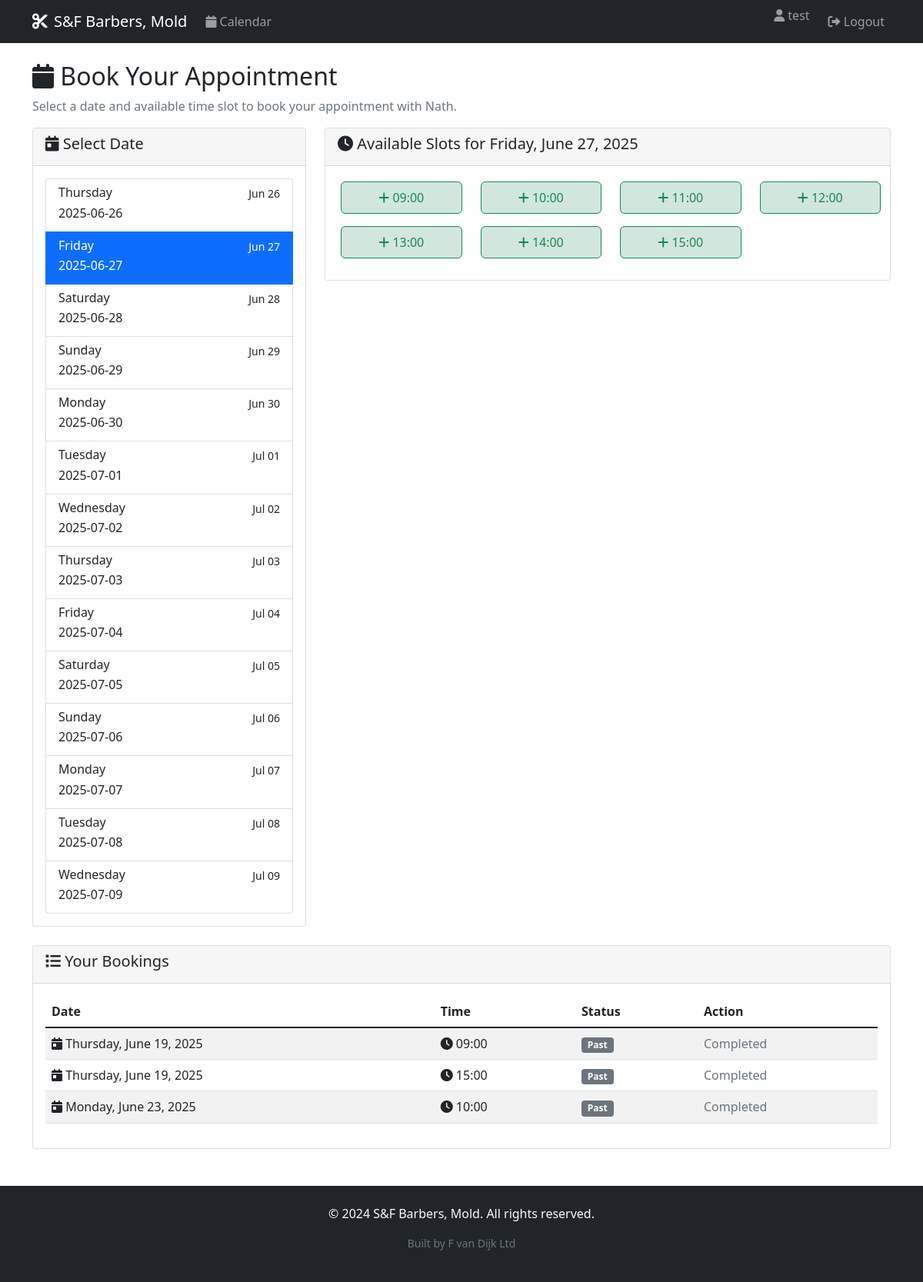
Screenshot of /calendar?date=2025-06-27 (signed in) with the database file from the repository.
### app.py (models this page shows)
class Booking(db.Model):
    id = db.Column(db.Integer, primary_key=True)
    user_id = db.Column(db.Integer, db.ForeignKey('user.id'), nullable=True)  # Nullable for guest bookings
    date = db.Column(db.Date, nullable=False)
    time_slot = db.Column(db.String(10), nullable=False)  # e.g., "09:00"
    guest_name = db.Column(db.String(100))  # For non-registered customers
    guest_phone = db.Column(db.String(20))  # For non-registered customers
    guest_email = db.Column(db.String(120))  # For non-registered customers
    admin_note = db.Column(db.String(200))  # Admin's private note
    is_guest_booking = db.Column(db.Boolean, default=False)
    is_paid = db.Column(db.Boolean, default=False)  # Track payment status
    created_at = db.Column(db.DateTime, default=datetime.utcnow)

### app.py (the view)
    def decorated_function(*args, **kwargs):
        if 'user_id' not in session:
            flash('Please log in to access this page.', 'warning')
            return redirect(url_for('login'))
        return f(*args, **kwargs)

### app.py (called while the page is built)
def get_available_slots(selected_date=None):
    if selected_date is None:
        selected_date = date.today()
    override = ScheduleOverride.query.filter_by(date=selected_date).first()
    if override:
        if not override.is_open:
            return []
        opening_hour = int(override.opening_time.split(':')[0])
        closing_hour = int(override.closing_time.split(':')[0])
    else:
        opening_hour = 9
        closing_hour = 16
    slots = []
    current_time = datetime.now()
    for hour in range(opening_hour, closing_hour):
        time_slot = f"{hour:02d}:00"
        if selected_date == date.today():
            slot_time = datetime.combine(selected_date, datetime.strptime(time_slot, '%H:%M').time())
            if slot_time <= current_time:
                continue  # Skip past time slots
        slots.append(time_slot)
    return slots

def get_schedule_info(selected_date):
    override = ScheduleOverride.query.filter_by(date=selected_date).first()
    if override:
        if not override.is_open:
            return {
                'is_open': False,
                'hours': None,
                'note': override.note or 'Closed',
                'is_custom': True
            }
        else:
            return {
                'is_open': True,
                'hours': f"{override.opening_time} - {override.closing_time}",
                'note': override.note,
                'is_custom': True
            }
    else:
        return {
            'is_open': True,
            'hours': '09:00 - 16:00',
            'note': None,
            'is_custom': False
        }

def get_booked_slots(selected_date):
    bookings = Booking.query.filter_by(date=selected_date).all()
    return [booking.time_slot for booking in bookings]

def is_admin():
    return session.get('is_admin', False)

def login_required(f):
    def decorated_function(*args, **kwargs):
        if 'user_id' not in session:
            flash('Please log in to access this page.', 'warning')
            return redirect(url_for('login'))
        return f(*args, **kwargs)
    decorated_function.__name__ = f.__name__
    return decorated_function

### templates/calendar.html (shortened to what this page needs)
{% extends "base.html" %}
{% block content %}
<div class="row">
    <div class="col-12">
        <h2><i class="fas fa-calendar"></i> Book Your Appointment</h2>
        <p class="text-muted">Select a date and available time slot to book your appointment with Nath.</p>
    </div>
</div>
<div class="row">
    <div class="col-md-4">
        <div class="card">
            <div class="card-header">
                <h5><i class="fas fa-calendar-day"></i> Select Date</h5>
            </div>
            <div class="card-body">
                <div class="list-group">
                    {% for date in dates %}
                        <a href="{{ url_for('calendar', date=date.strftime('%Y-%m-%d')) }}"
                           class="list-group-item list-group-item-action {{ 'active' if date == selected_date else '' }}">
                            <div class="d-flex w-100 justify-content-between">
                                <h6 class="mb-1">{{ date.strftime('%A') }}</h6>
                                <small>{{ date.strftime('%b %d') }}</small>
                            </div>
                            <p class="mb-1">{{ date.strftime('%Y-%m-%d') }}</p>
                        </a>
                    {% endfor %}
                </div>
            </div>
        </div>
    </div>
    <div class="col-md-8">
        <div class="card">
            <div class="card-header">
                <h5><i class="fas fa-clock"></i> Available Slots for {{ selected_date.strftime('%A, %B %d, %Y') }}</h5>
            </div>
            <div class="card-body">
                {% if not schedule_info.is_open %}
                    <div class="alert alert-danger text-center">
                        <i class="fas fa-store-slash fa-2x mb-2"></i>
                        <h5>Closed Today</h5>
                        <p class="mb-0">{{ schedule_info.note }}</p>
                    </div>
                {% elif available_slots %}
                    <div class="row">
                        {% for slot in available_slots %}
                            <div class="col-md-3 col-sm-4 col-6 mb-2">
                                {% if session.is_admin %}
                                    <a href="{{ url_for('admin_book_slot', date=selected_date.strftime('%Y-%m-%d'), time_slot=slot) }}"
                                       class="btn btn-outline-primary w-100 booking-slot available">
                                        <i class="fas fa-user-plus"></i> {{ slot }}
                                    </a>
                                {% else %}
                                    <form method="POST" action="{{ url_for('book') }}" style="display: inline;">
                                        <button type="submit" class="btn btn-outline-success w-100 booking-slot available">
                                            <i class="fas fa-plus"></i> {{ slot }}
                                        </button>
                                    </form>
                                {% endif %}
                            </div>
                        {% endfor %}
                    </div>
                {% else %}
                    <div class="alert alert-warning">
                        <i class="fas fa-exclamation-triangle"></i> No available slots for this date.
                    </div>
                {% endif %}
            </div>
        </div>
    </div>
</div>
{% if not session.is_admin and user_bookings %}
<div class="row mt-4">
    <div class="col-12">
        <div class="card">
            <div class="card-header">
                <h5><i class="fas fa-list"></i> Your Bookings</h5>
            </div>
            <div class="card-body">
                <div class="table-responsive">
                    <table class="table table-striped">
                        <thead>
                            <tr>
                                <th>Date</th>
                                <th>Time</th>
                                <th>Status</th>
                                <th>Action</th>
                            </tr>
                        </thead>
                        <tbody>
                            {% for booking in user_bookings %}
                                <tr>
                                    <td>
                                        <i class="fas fa-calendar-day"></i>
                                        {{ booking.date.strftime('%A, %B %d, %Y') }}
                                    </td>
                                    <td>
                                        <i class="fas fa-clock"></i> {{ booking.time_slot }}
                                    </td>
                                    <td>
                                        {% if booking.date >= selected_date %}
                                            <span class="badge bg-success">Upcoming</span>
                                        {% else %}
                                            <span class="badge bg-secondary">Past</span>
                                        {% endif %}
                                    </td>
                                    <td>
                                        {% if booking.date >= selected_date %}
                                            <form method="POST" action="{{ url_for('cancel') }}" style="display: inline;">
                                                <input type="hidden" name="booking_id" value="{{ booking.id }}">
                                                <button type="submit" class="btn btn-sm btn-outline-danger"
                                                        onclick="return confirm('Are you sure you want to cancel this booking?')">
                                                    <i class="fas fa-times"></i> Cancel
                                                </button>
                                            </form>
                                        {% else %}
                                            <span class="text-muted">Completed</span>
                                        {% endif %}
                                    </td>
                                </tr>
                            {% endfor %}
                        </tbody>
                    </table>
                </div>
            </div>
        </div>
    </div>
</div>
{% endif %}
{% endblock %}

### templates/base.html (style rules this page uses)
.booking-slot { border: 1px solid #dee2e6; border-radius: 0.375rem; padding: 0.5rem; margin: 0.25rem; text-align: center; cursor: pointer; transition: all 0.2s; }
.booking-slot.available { background-color: #d1e7dd; border-color: #198754; }

### rows the page displays
Booking: date "Thursday, June 19, 2025", time_slot "09:00", shows "Past", shows "Completed"
Booking: date "Thursday, June 19, 2025", time_slot "15:00", shows "Past", shows "Completed"
Booking: date "Monday, June 23, 2025", time_slot "10:00", shows "Past", shows "Completed"

### other values shown
{{ session.username }} "test"
{{ date.strftime('%A') }} "Thursday" "Friday" "Saturday" "Sunday" "Monday" "Tuesday" "Wednesday" "Thursday" "Friday" "Saturday" "Sunday" "Monday" "Tuesday" "Wednesday"
{{ date.strftime('%b %d') }} "Jun 26" "Jun 27" "Jun 28" "Jun 29" "Jun 30" "Jul 01" "Jul 02" "Jul 03" "Jul 04" "Jul 05" "Jul 06" "Jul 07" "Jul 08" "Jul 09"
{{ date.strftime('%Y-%m-%d') }} "2025-06-26" "2025-06-27" "2025-06-28" "2025-06-29" "2025-06-30" "2025-07-01" "2025-07-02" "2025-07-03" "2025-07-04" "2025-07-05" "2025-07-06" "2025-07-07" "2025-07-08" "2025-07-09"
{{ selected_date.strftime('%A, %B %d, %Y') }} "Friday, June 27, 2025"
{{ slot }} "09:00" "10:00" "11:00" "12:00" "13:00" "14:00" "15:00"
